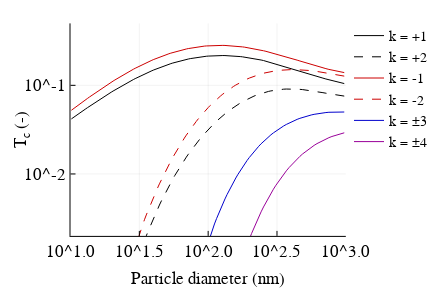

Notebook cell for this chart:
### Markdown cell above
For $k \ge \pm 3$, the formula from the TSI manual is used:
<center> $T_c(k) = \frac{e}{\sqrt{4\pi^2\epsilon D_pk_bT}} \exp \left( \frac{-\frac{\left[|k| - 2\pi\epsilon D_pk_bT \ln(0.875)\right]^2}{e^2}}{ \frac{4\pi\epsilon D_pk_bT}{e^2}} \right) $</center>
where $e$ is the elementary charge and $\epsilon$ is the dielectric constant for air.

### Code cell
plot(δ.Dp, δ.Tc(1,δ.Dp), xscale = :log10, yscale = :log10, ylim = (0.002, 0.5), color = :black, xlim = (10,1000),
    yticks = [0.01, 0.1, 1.0], ylabel = "T<sub>c</sub> (-)",xlabel = "Particle diameter (nm)", label = "k = +1",)
plot!(δ.Dp,   δ.Tc(2,δ.Dp), label = "k = +2", color = :black, ls = :dash)
plot!(δ.Dp,  δp.Tc(1,δ.Dp), label = "k = -1", color = RGBA(0.8,0,0,1))
plot!(δp.Dp, δp.Tc(2,δ.Dp), label = "k = -2", color = RGBA(0.8,0,0,1), ls = :dash)
plot!(δp.Dp, δp.Tc(3,δ.Dp), label = "k = ±3", color = RGBA(0,0,0.8,1))
plot!(δp.Dp, δp.Tc(4,δ.Dp), label = "k = ±4", color = RGBA(0.6,0,0.6,1),fmt=:svg)
